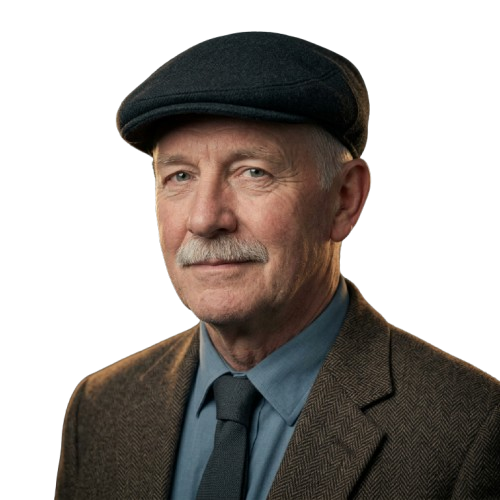
#> input picture assets/knowles_cutout.png, 500 x 500 px
$ python -i stage6_thumbnail.py   (imports and definitions only)
#> lines starting #> are read from the running program, lines starting #| are printed output that depends on the picture
#> further down, picture is the input picture: PIL image 500x500 RGBA; mean R, G, B, A 36.9, 31.7, 28, 130.5
"""Stage 6 — thumbnail. Generates a concept, then renders it.

Engines (config: thumbnail.engine):
  * "hybrid" (default, FREE): a free AI background scene (Pollinations, no API
    key) + Gregory cut out of the saved reference portrait, composited on top
    with the title words. Cinematic scenes, but his exact face every week.
  * "nano_banana": Gemini image model using the portrait as reference (may need
    billing on your key).
  * "pillow": the no-network composite (vignette over the portrait + title).

Whatever the engine, this never hard-fails: each step degrades to the next so a
thumbnail is always produced.
"""
from __future__ import annotations

import json
import math
import re
import urllib.parse
import urllib.request
from dataclasses import dataclass
from io import BytesIO
from pathlib import Path

from PIL import Image, ImageDraw, ImageEnhance, ImageFilter, ImageFont

from . import config, gemini_client
from .prompts import THUMBNAIL_CONCEPT, THUMBNAIL_STANDING

_JSON_OBJ = re.compile(r"```json\s*(\{.*?\})\s*```", re.DOTALL | re.IGNORECASE)
_BARE_OBJ = re.compile(r"\{.*\}", re.DOTALL)

_FONT_CANDIDATES = [
    "/usr/share/fonts/truetype/dejavu/DejaVuSerif-Bold.ttf",
    "/usr/share/fonts/truetype/liberation/LiberationSerif-Bold.ttf",
    "C:/Windows/Fonts/georgiab.ttf",
    "C:/Windows/Fonts/timesbd.ttf",
    "/Library/Fonts/Georgia Bold.ttf",
]

PORTRAIT = "knowles_portrait.png"
CUTOUT = "knowles_cutout.png"  # optional pre-made transparent PNG (skips rembg)


@dataclass
class Concept:
    scene: str
    title_words: str
    side: str
    video_title: str


# --------------------------------------------------------------------------- #
# concept
# --------------------------------------------------------------------------- #
# [59 lines left out: functions _parse_concept, concept_for, _load_font, _cover, _wrap, not called in this run]


def _seed_from(text: str) -> int:
    # Deterministic per episode (Math.random-free), but varies between stories.
    return abs(hash(text)) % 1_000_000


# [10 lines left out: function _gradient_bg, not called in this run]


def _vignette(img: Image.Image) -> Image.Image:
    """Darken the edges for a cinematic, focused frame."""
    w, h = img.size
    mask = Image.new("L", (w, h), 0)
    d = ImageDraw.Draw(mask)
    d.ellipse([-w * 0.18, -h * 0.18, w * 1.18, h * 1.18], fill=255)
    mask = mask.filter(ImageFilter.GaussianBlur(int(min(w, h) * 0.16)))
    dark = Image.new("RGB", (w, h), (0, 0, 0))
    return Image.composite(img.convert("RGB"), dark, mask)


def _noir_grade(img: Image.Image) -> Image.Image:
    """House look: desaturated, high-contrast, dimmed, faint warm tint, vignette."""
    img = img.convert("RGB")
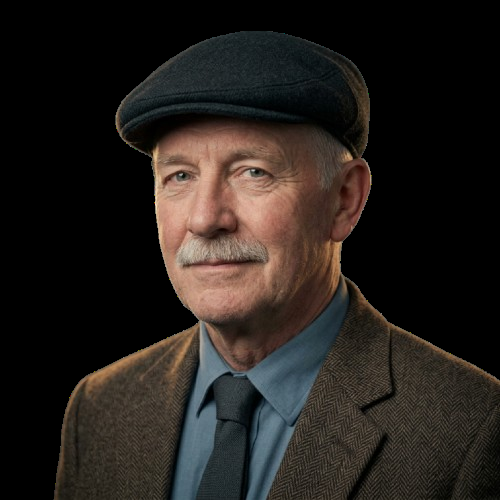
#> img: PIL image 500x500 RGB; mean R, G, B 36.9, 31.7, 28
    img = ImageEnhance.Color(img).enhance(0.55)
    img = ImageEnhance.Contrast(img).enhance(1.18)
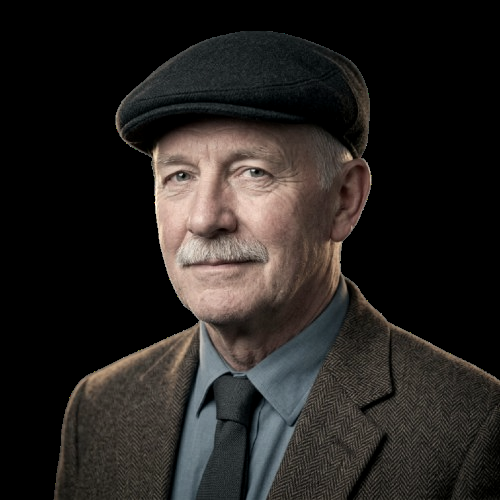
#> img: PIL image 500x500 RGB; mean R, G, B 37.8, 34.5, 32.1
    img = ImageEnhance.Brightness(img).enhance(0.82)
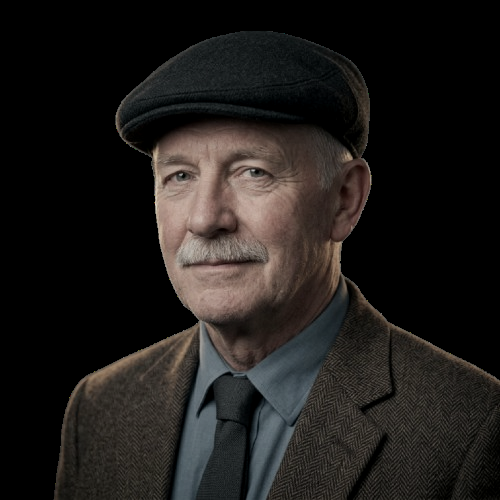
#> img: PIL image 500x500 RGB; mean R, G, B 30.8, 28, 26.1
    r, g, b = img.split()
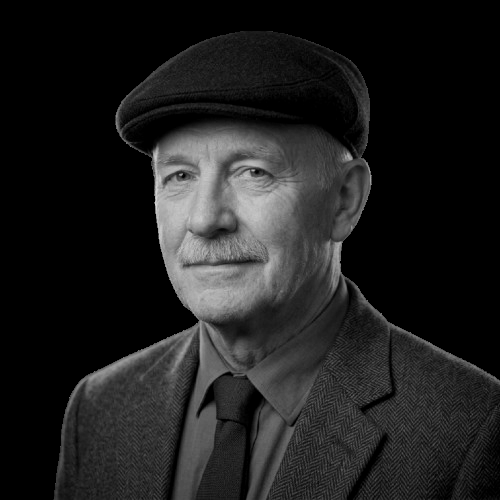
#> r: PIL image 500x500 L; min 0, max 209, mean 30.8
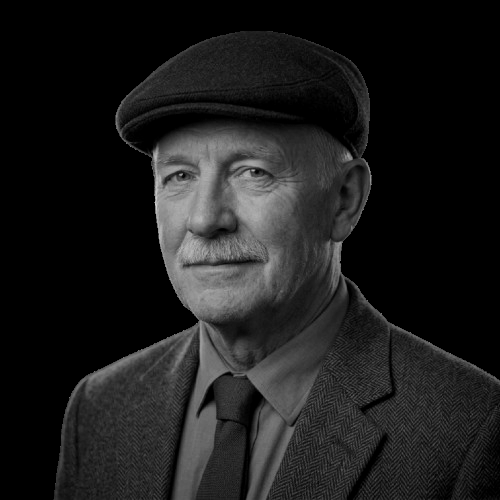
#> g: PIL image 500x500 L; min 0, max 208, mean 28
    r = r.point(lambda v: min(255, int(v * 1.06)))
    b = b.point(lambda v: int(v * 0.92))
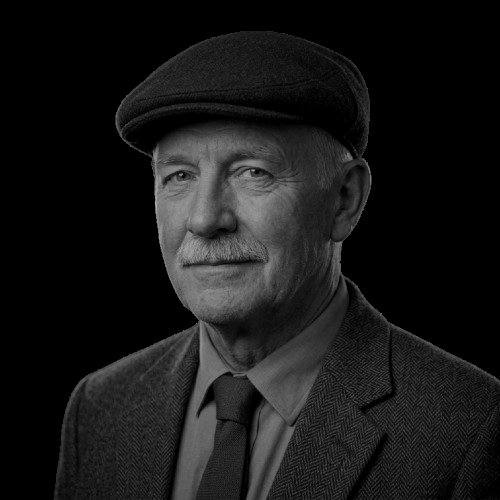
#> b: PIL image 500x500 L; min 0, max 175, mean 23.7
    img = Image.merge("RGB", (r, g, b))
    return _vignette(img)
#> in _vignette, `mask = Image.new("L", (w, h), 0)`: mask: PIL image 500x500 L; every value is 0
#> in _vignette, `mask = mask.filter(ImageFilter.GaussianBlur(int(min(w, h) * 0.16)))`:
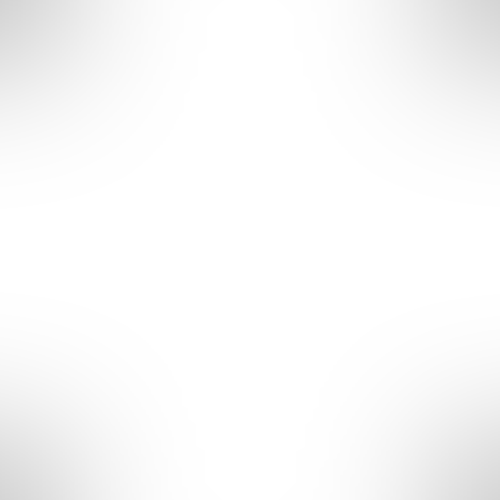
#> mask: PIL image 500x500 L; min 211, max 255, mean 250.1
#> in _vignette, `dark = Image.new("RGB", (w, h), (0, 0, 0))`: dark: PIL image 500x500 RGB; every value is 0


# [103 lines left out: functions _hand_drawn_underline, _draw_title, _pollinations_bg, _knowles_cutout, not called in this run]


def _trim_alpha(img: Image.Image) -> Image.Image:
    bbox = img.split()[-1].getbbox()
    return img.crop(bbox) if bbox else img


# [135 lines left out: functions _paste_knowles, _darken_for_text, _render_thumbnail, _compose_pillow, _compose_nano_banana, build_thumbnail, not called in this run]

>>> from PIL import Image
>>> picture = Image.open('../assets/knowles_cutout.png')
>>> result = _noir_grade(picture)

$ run again, on assets/knowles_portrait.png
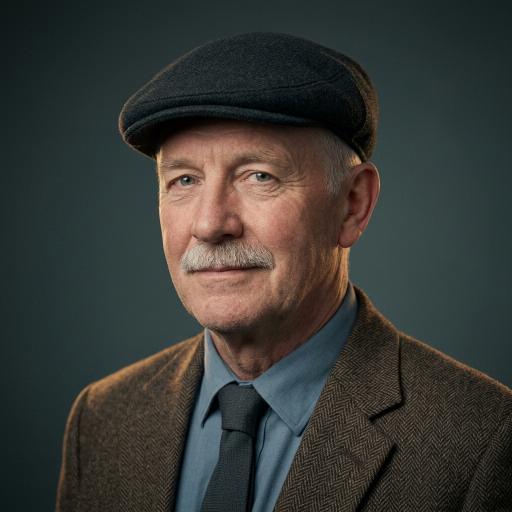
#> input picture assets/knowles_portrait.png, 1024 x 1024 px (shown at 1/2 size)
#> picture is the input picture: PIL image 1024x1024 RGB; mean R, G, B 55.8, 57, 53.5
#> in _noir_grade, `r, g, b = img.split()`:
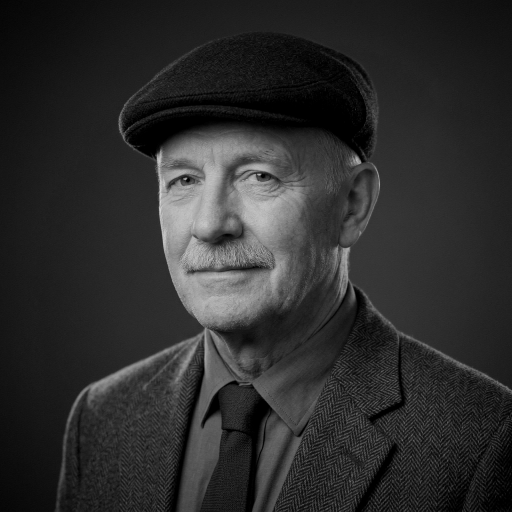
#> r: PIL image 1024x1024 L (shown at 1/2 size); min 0, max 209, mean 44.7
#> in _noir_grade, `b = b.point(lambda v: int(v * 0.92))`:
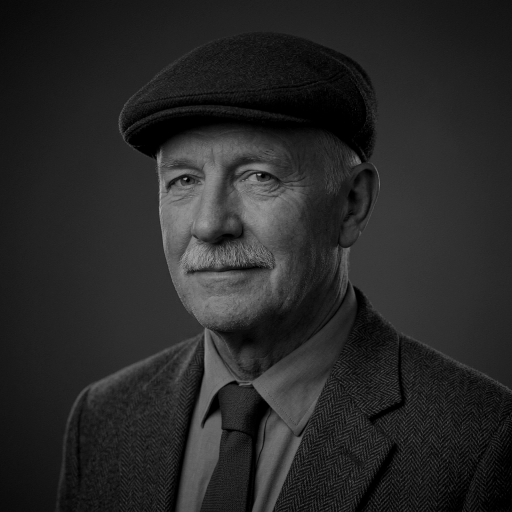
#> b: PIL image 1024x1024 L (shown at 1/2 size); min 0, max 181, mean 39.5
#> dark: PIL image 1024x1024 RGB; every value is 0
